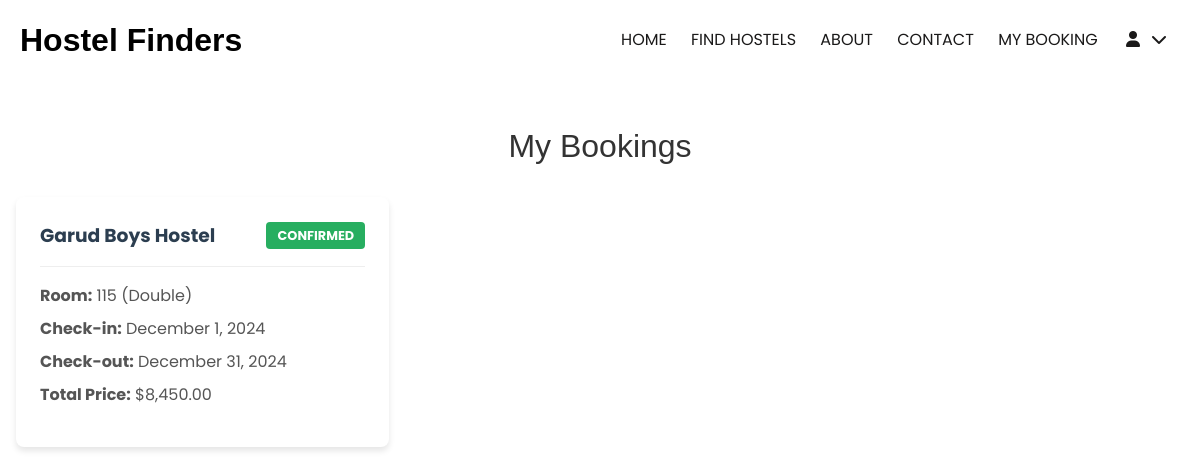
The app's page /user/my_bookings.php (signed in) with its own data.
### tables this page shows
CREATE TABLE `bookings` (
  `BookingID` int(11) NOT NULL,
  `UserID` int(11) NOT NULL,
  `RoomID` int(11) NOT NULL,
  `CheckInDate` date NOT NULL,
  `CheckOutDate` date NOT NULL,
  `TotalPrice` decimal(10,2) DEFAULT NULL,
  `BookingStatus` enum('Pending','Confirmed','Cancelled') DEFAULT 'Pending',
  `CreatedAt` timestamp NOT NULL DEFAULT current_timestamp(),
  `HostelID` int(11) NOT NULL,
  `NumberOfOccupants` int(11) NOT NULL DEFAULT 1
);

CREATE TABLE `hostels` (
  `HostelID` int(11) NOT NULL,
  `Name` varchar(100) NOT NULL,
  `Address` varchar(255) NOT NULL,
  `City` varchar(50) DEFAULT NULL,
  `Description` text DEFAULT NULL,
  `ContactNumber` varchar(15) DEFAULT NULL,
  `AdminID` int(11) DEFAULT NULL,
  `CreatedAt` timestamp NOT NULL DEFAULT current_timestamp(),
  `TotalRooms` int(11) DEFAULT 0,
  `AvailableRooms` int(11) DEFAULT 0
);

CREATE TABLE `rooms` (
  `RoomID` int(11) NOT NULL,
  `RoomNumber` varchar(10) NOT NULL,
  `Floor` int(11) DEFAULT NULL,
  `HostelID` int(11) NOT NULL,
  `RoomType` enum('Single','Double','Dorm') NOT NULL,
  `PricePerMonth` decimal(10,2) NOT NULL,
  `AvailabilityStatus` enum('Available','Booked') DEFAULT 'Available',
  `MaxOccupancy` int(11) NOT NULL,
  `HasPrivateBathroom` tinyint(1) DEFAULT 0,
  `HasAirConditioning` tinyint(1) DEFAULT 0,
  `WindowView` enum('Street','Garden','Courtyard','No View') DEFAULT NULL,
  `SquareFootage` decimal(6,2) DEFAULT NULL,
  `FurnishingStatus` enum('Fully Furnished','Partially Furnished','Unfurnished') DEFAULT NULL,
  `AdditionalAmenities` text DEFAULT NULL,
  `CreatedAt` timestamp NOT NULL DEFAULT current_timestamp()
);

### user/my_bookings.php (the view, shortened to what this page needs)
<?php
include 'header.php';
require_once('../includes/db_connection.php');
$user_id = $_SESSION['user_id'];
$booking_query = "
    SELECT
        b.BookingID,
        b.CheckInDate,
        b.CheckOutDate,
        b.TotalPrice,
        b.BookingStatus,
        h.Name AS HostelName,
        r.RoomNumber,
        r.RoomType
    FROM
        bookings b
    JOIN
        rooms r ON b.RoomID = r.RoomID
    JOIN
        hostels h ON r.HostelID = h.HostelID
    WHERE
        b.UserID = ?
    ORDER BY
        b.CreatedAt DESC
";
$stmt = $conn->prepare($booking_query);
$stmt->bind_param("i", $user_id);
$stmt->execute();
$result = $stmt->get_result();
?>
<!DOCTYPE html>
<html lang="en">
<head>
    <link rel="stylesheet" href="https://cdnjs.cloudflare.com/ajax/libs/font-awesome/6.0.0/css/all.min.css">
    <link rel="stylesheet" href="../assets/css/main.css">
</head>
<body>
    <div class="container my-bookings">
        <h1>My Bookings</h1>
        <?php if ($result->num_rows > 0): ?>
            <div class="bookings-grid">
                <?php while ($booking = $result->fetch_assoc()): ?>
                    <div class="booking-card">
                        <div class="booking-header">
                            <h3><?php echo htmlspecialchars($booking['HostelName']); ?></h3>
                            <span class="status <?php echo strtolower($booking['BookingStatus']); ?>">
                                <?php echo htmlspecialchars($booking['BookingStatus']); ?>
                            </span>
                        </div>
                        <div class="booking-details">
                            <p><strong>Room:</strong> <?php echo htmlspecialchars($booking['RoomNumber']); ?> (<?php echo htmlspecialchars($booking['RoomType']); ?>)</p>
                            <p><strong>Check-in:</strong> <?php echo date('F j, Y', strtotime($booking['CheckInDate'])); ?></p>
                            <p><strong>Check-out:</strong> <?php echo date('F j, Y', strtotime($booking['CheckOutDate'])); ?></p>
                            <p><strong>Total Price:</strong> $<?php echo number_format($booking['TotalPrice'], 2); ?></p>
                        </div>
                    </div>
                <?php endwhile; ?>
            </div>
        <?php else: ?>
            <p class="no-bookings">You have no bookings yet.</p>
        <?php endif; ?>
    </div>
</body>
</html>

### assets/css/main.css (style rules this page uses)
* { padding: 0; margin: 0; box-sizing: border-box; }
body { font-family: "Poppins", sans-serif; }
h1, h2 { font-family: sans-serif; font-weight: 400; }
.container { max-width: 85%; margin: auto; }

### user/my_bookings.php (style rules this page uses)
.my-bookings { max-width: 1200px; margin: 2rem auto; padding: 1rem; }
.my-bookings h1 { text-align: center; color: #333; margin-bottom: 2rem; }
.bookings-grid { display: grid; grid-template-columns: repeat(auto-fill, minmax(300px, 1fr)); gap: 1.5rem; }
.booking-card { background-color: #fff; border-radius: 8px; box-shadow: 0 4px 6px rgba(0, 0, 0, 0.1); padding: 1.5rem; transition: transform 0.3s ease; }
.booking-header { display: flex; justify-content: space-between; align-items: center; border-bottom: 1px solid #eee; padding-bottom: 1rem; margin-bottom: 1rem; }
.booking-header h3 { margin: 0; color: #2c3e50; }
.status { padding: 0.3rem 0.7rem; border-radius: 4px; font-size: 0.8rem; font-weight: bold; text-transform: uppercase; }
.status.confirmed { background-color: #27ae60; color: white; }
.booking-details { margin-bottom: 1rem; }
.booking-details p { margin: 0.5rem 0; color: #555; }

### records on screen
bookings: HostelID.Name "Garud Boys Hostel", BookingStatus "CONFIRMED", RoomID.RoomNumber "115", RoomID.RoomType "Double", CheckInDate "December 1, 2024", CheckOutDate "December 31, 2024", TotalPrice "8,450.00"
